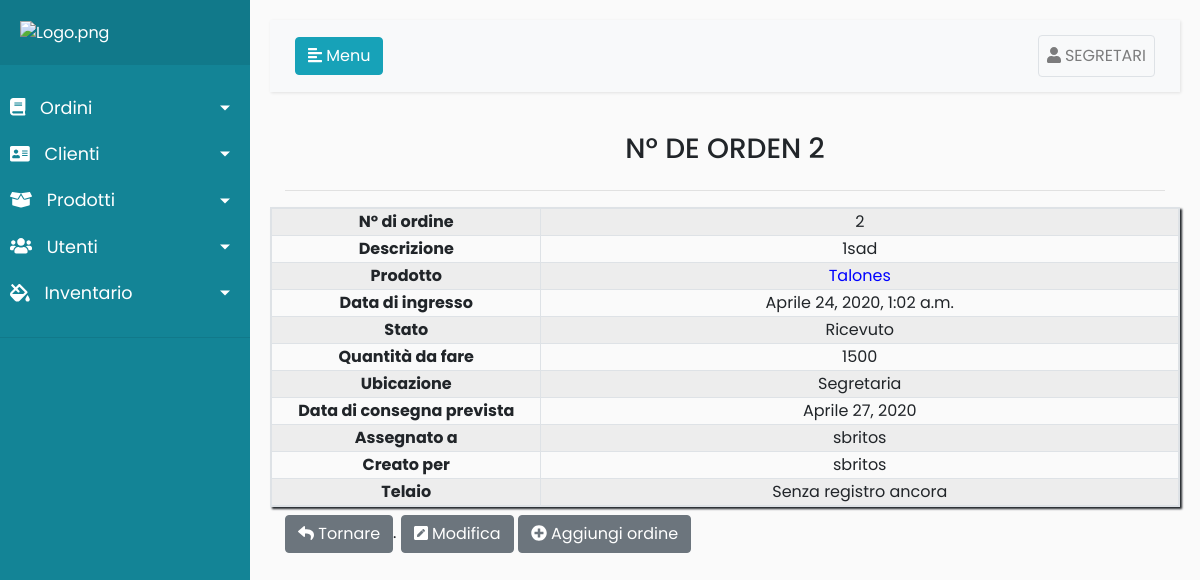
Screenshot of /Ordenes/detail/2 (signed in) with the database file from the repository.
### Register/models.py (models this page shows)
class Usuarios(AbstractUser):
	telefono = models.CharField(max_length=20,null=True, verbose_name='Teléfono',blank=False)
	class Meta:
		permissions = (('Administrador', 'Administrador'),
					   ('Encargado','Encargado'),
					   ('Pintor','Pintor'),
					   ('Montaje','Montaje'),
					   ('Calidad1','Calidad1'),
					   ('Secretaria','Secretaria'),
					   ('Stock','Stock'),
					   )

### Ordenes/models.py (models this page shows, shortened)
class Ordenes(models.Model):
    ESTADOS = (
        ('Ricevuto', 'Ricevuto'),
        ('Creato','Creato'),
        ('Assegnato','Assegnato'),
        ('Completato','Completato'),
        ('Consegnato','Consegnato'),
        ('Spedito', 'Spedito'),
        ('Inviato', 'Inviato'),
    )
    UBICACIONES = (
        ('Segretaria', 'Segretaria'),
        ('Fortex Nuova', 'Fortex Nuova'),
        ('Fortex Vecchia', 'Fortex Vecchia'),
        ('Cliente', 'Cliente'),
        ('Verniciatura', 'Verniciatura'),
        ('Controlo Qualità', 'Controlo Qualità'),
        ('Montaggio', 'Montaggio'),
        ('Graphic Design', 'Graphic Design'),
    )
    orden = models.AutoField(primary_key=True , blank=False,verbose_name='Número de órden')
    descripcion = models.TextField()
    producto = models.ForeignKey(Productos,verbose_name=('Prodotto'),on_delete=models.CASCADE)
    fecha_ingreso = models.DateTimeField(auto_now_add=True)
    estado = models.CharField(max_length=20,choices=ESTADOS)
    cantidad_recibida = models.PositiveIntegerField(blank=False,null=True)
    ubicacion = models.CharField(max_length=20,choices=UBICACIONES)
    fecha_entrega_estimada=models.DateField(blank=True,null=True)
    asignado = models.ForeignKey(Usuarios, verbose_name=("Aseggnato a "),related_name='Asignado', on_delete=models.CASCADE)
    fecha_entrega_real = models.DateField(blank=True,null=True)
    usuarios = models.ForeignKey(Usuarios, verbose_name=("Creato"),on_delete=models.CASCADE, null=True,blank=False)
    cantidadEntregada = models.IntegerField(blank=True,null=True)
    telaio = models.IntegerField(blank=True,null=True)
    history = HistoricalRecords()

### Productos/models.py (models this page shows)
class Productos(models.Model):
    nombre = models.CharField(blank=False, max_length=50)
    rut = models.ForeignKey(Clientes, on_delete=models.CASCADE)
    material = models.CharField(blank=True, max_length=50)
    plasma = models.CharField(blank=True, max_length=50)
    preTratamiento = models.ManyToManyField(Stock,related_name='+',blank=True)
    fondo = models.ManyToManyField(Stock,related_name="+",blank=True)
    finitura = models.ManyToManyField(Stock,blank=True)
    deposito = models.CharField(blank=True, max_length=150)
    controlCalidad = models.CharField(blank=True, max_length=50)
    embalaje = models.CharField(blank=True, max_length=50)
    consideraciones = models.TextField(blank=True)
    temperatura = models.IntegerField(blank=True,null=True)
    tiempo_horno = models.IntegerField(blank=True,null=True)
    fotos = models.ImageField(blank=True)
    telaio = models.PositiveSmallIntegerField(blank=True,null=True)
    created = models.DateTimeField(auto_now_add=True)
    updated = models.DateTimeField(auto_now=True,blank=True)
    usuarios = models.ForeignKey(Usuarios, verbose_name=("Creado por "), on_delete=models.CASCADE)
    history = HistoricalRecords()
    def __str__(self):
        return self.nombre

### Ordenes/views.py (the view)
# urls.py: path('Ordenes/detail/<int:pk>',login_required(DetailOrdenView.as_view()), name = 'detailOrden'),
class DetailOrdenView(DetailView):
    form_class = OrdenesForm
    model = Ordenes
    template_name = 'ordenes/detailOrden.html'

### Ordenes/templates/ordenes/detailOrden.html (shortened to what this page needs)
{%extends 'register/index.html'%}
{%load static%}
{% load widget_tweaks %}
{%block content%}
<div class="container">
    <div class="d-flex justify-content-center">
        <h3>Nº DE ORDEN {{object.orden|upper }}</h3>
    </div>
    <hr>
</div>
<table class="table-responsive  table-striped table-bordered" style="box-shadow:2px 2px 2px;">
    <form method="post" action="{%url 'deleteOrden' object.orden%}">
        <tbody>
        <tr>
            <th class="text-center" style="width:20rem">Nº di ordine</a></th>
            <td class="text-center" style="width:50rem;">{{object.orden}}</td>
        </tr>
        <tr>
            <th class="text-center" style="width:20rem">Descrizione</th>
            <td class="text-center" style="width:50rem">{{object.descripcion}}</td>
        </tr>
        <tr>
            <th class="text-center" style="width:20rem">Prodotto</th>
            <td class="text-center" style="width:50rem;color: blue;"><a href="{%url 'detailProductos' object.producto.id %}">{{object.producto}}</td>
        </tr>
        <tr>
            <th class="text-center" style="width:20rem">Data di ingresso</th>
            <td class="text-center" style="width:50rem">{{object.fecha_ingreso}}</td>
        </tr>
        <tr>
            <th class="text-center" style="width:20rem">Stato</th>
            <td class="text-center" style="width:50rem">{{object.estado}}</td>
        </tr>
        <tr>
            <th class="text-center" style="width:20rem">Quantità da fare</th>
            <td class="text-center" style="width:50rem">{{object.cantidad_recibida}}</td>
        </tr>
        <tr>
            <th class="text-center" style="width:20rem">Ubicazione</th>
            <td class="text-center" style="width:50rem">{{object.ubicacion}}
            </td>
        </tr>
        <tr>
            <th class="text-center" style="width:20rem">Data di consegna prevista</th>
            <td class="text-center" style="width:50rem">{{object.fecha_entrega_estimada}}</td>
        </tr>
        <tr>
            <th class="text-center" style="width:20rem">Assegnato a</th>
            <td class="text-center"  style="width:50rem">{{object.asignado}}</td>
        </tr>
        <tr>
            <th class="text-center" style="width:20rem">Creato per</th>
            <td class="text-center"  style="width:50rem">{{object.usuarios}}</td>
        </tr>
        <tr>
            <th class="text-center" style="width:20rem">Telaio</th>
            <td class="text-center"  style="width:50rem">{%if object.telaio == None%}Senza registro ancora{%else%}{{object.telaio}}{%endif%}</td>
        </tr>
        </tbody>
    </form>
</table>
<div class="container mt-2">
    <a href="javascript:history.back(-1);" id="jamaica3"
       class="btn btn-secondary"><i id="japon3" class="fa fa-reply"></i> Tornare</a>.
    <a class="btn btn-secondary " id="jamaica2" href="{%url 'updateOrden' object.orden%}"><i id="japon2" class="fas fa-pen-square"></i> Modifica</a>
        {%if perms.Register.Administrador or perms.Register.Secretaria or perms.Register.Encargado %}
    <a href="{%url 'crearOrden'%}" id="jamaica" class="btn btn-secondary"><i id="japon" class="fas fa-plus-circle"></i> Aggiungi ordine</a>
{%endif%}
</div>
{%endblock%}

### Register/templates/register/index.html (shortened to what this page needs)
<!DOCTYPE html>
<html>
<head>
    <link rel="stylesheet" href="https://stackpath.bootstrapcdn.com/bootstrap/4.1.0/css/bootstrap.min.css"
>
    <link rel="stylesheet" href="https://ajax.googleapis.com/ajax/libs/jquerymobile/1.4.5/jquery.mobile.min.css">
</head>
<body>
<div class="wrapper">
    <nav id="sidebar">
        <div class="sidebar-header" style="border-color:#fff;">
            <a href="{%url 'listarOrden'%}"><img src="http://www.fortexsrl.it/wp-content/uploads/2013/05/logo1.png" width="100%"
                             alt="Logo.png"></a>
        </div>
        <ul class="list-unstyled components">
            <li class="">
                <a href="#homeSubmenu" data-toggle="collapse" aria-expanded="false" class="dropdown-toggle">
                    <i class="fas fa-book"></i>
                    Ordini
                </a>
            </li>
            <li>
                <a href="#pageClienti" data-toggle="collapse" aria-expanded="false" class="dropdown-toggle">
                    <i class="fas fa-address-card"></i>
                    Clienti
                </a>
                <a href="#pageSubmenu" data-toggle="collapse" aria-expanded="false" class="dropdown-toggle">
                    <i class="fas fa-box-open"></i>
                    Prodotti
                </a>
            </li>
            <li>
                <a href="#pageUtenti" data-toggle="collapse" aria-expanded="false" class="dropdown-toggle">
                    <i class="fas fa-users"></i>
                    Utenti
                </a>
            </li>
            <li>
                <a href="#pageInventario" data-toggle="collapse" aria-expanded="false" class="dropdown-toggle">
                    <i class="fas fa-fill-drip"></i>
                    Inventario
                </a>
            </li>
        </ul>
    </nav>
    <div id="content">
        <nav class="navbar navbar-expand-lg navbar-light bg-light">
            <div class="container-fluid">
                <button type="button" id="sidebarCollapse" class="btn btn-info">
                    <i class="fas fa-align-left"></i>
                    <span>Menu</span>
                </button>
                <div class="collapse navbar-collapse" id="navbarSupportedContent">
                    <ul class="nav navbar-nav ml-auto">
                        <li class="nav-item">
                            <a href="#pageInventario1" data-toggle="collapse"  style="background:None;"
                               aria-expanded="true"
                               class=" nav-link dropdown border rounded ">
                                <i class="fas fa-user"></i>
                                {{user|upper}}
                            </a>
                                </li>
                            </ul>
                </div>
            </div>
        </nav>
        {%block content%}{%endblock%}
    </div>
</div>
</body>
</html>

### Register/templates/register/index.html (style rules this page uses)
body { font-family: 'Poppins', sans-serif; background: #fafafa; }
a, a:hover, a:focus { color: inherit; text-decoration: none; transition: all 0.3s; }
.navbar { padding: 15px 10px; background: #fff; border: none; border-radius: 0; margin-bottom: 40px; box-shadow: 1px 1px 3px rgba(0, 0, 0, 0.1); }
i, span { display: inline-block; }
.wrapper { display: flex; align-items: stretch; }
#sidebar { min-width: 250px; max-width: 250px; background: #138496; color: #fff; transition: all 0.3s; }
#sidebar ul li a { text-align: left; }
#sidebar .sidebar-header { padding: 20px; background: #11798a; }
#sidebar ul.components { padding: 20px 0; border-bottom: 1px solid #11798a; }
#sidebar ul li a { padding: 10px; font-size: 1.1em; display: block; }
#sidebar ul li a i { margin-right: 10px; }
#sidebar ul li.active>a, a[aria-expanded="true"] { color: #fff; background: #138496; }
a[data-toggle="collapse"] { position: relative; }
.dropdown-toggle::after { display: block; position: absolute; top: 50%; right: 20px; transform: translateY(-50%); }
#content { width: 100%; padding: 20px; min-height: 100vh; transition: all 0.3s; }

### rows the page displays
Usuarios: username "SEGRETARI"
Ordenes: orden "2", descripcion "1sad", producto "Talones", fecha_ingreso "Aprile 24, 2020, 1:02 a.m.", estado "Ricevuto", cantidad_recibida "1500", ubicacion "Segretaria", fecha_entrega_estimada "Aprile 27, 2020", asignado "sbritos", usuarios "sbritos"
